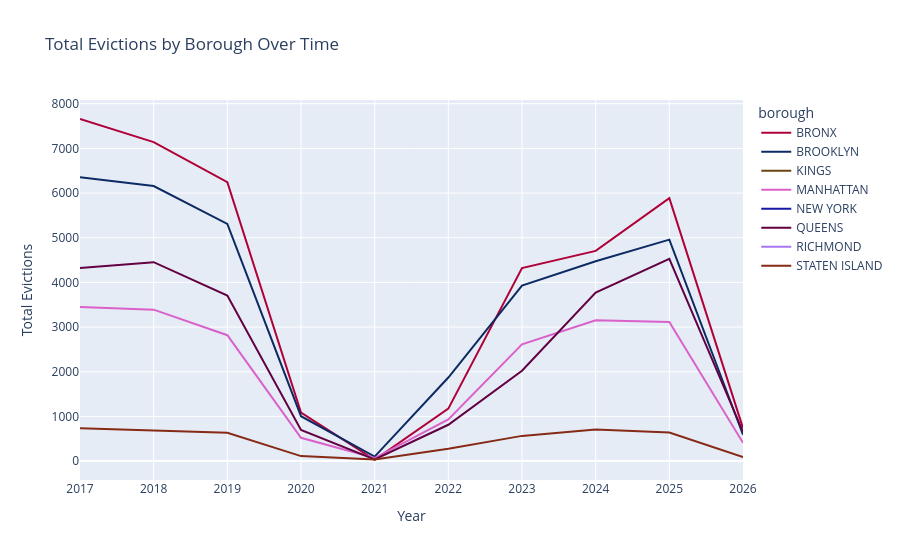

Notebook code cell kept with this figure:
### Markdown cell above
## Eviction By Borough By Year

### Code cell
fig2 = px.line(
    evictions_by_borough_year,
    x="year",
    y="total_evictions",
    color="borough",
    title="Total Evictions by Borough Over Time",
    labels={"total_evictions": "Total Evictions", "year": "Year"},
    color_discrete_sequence=px.colors.qualitative.Dark24_r,
)

fig2.show()

### Figure 1 — Plotly figure (JSON) as saved in the notebook; plotly's stock layout.template omitted (floating-point values rounded to 4 significant figures)
{"data": [{"hovertemplate": "borough=BRONX<br>Year=%{x}<br>Total Evictions=%{y}<extra></extra>", "legendgroup": "BRONX", "line": {"color": "#AF0038", "dash": "solid"}, "marker": {"symbol": "circle"}, "mode": "lines", "name": "BRONX", "orientation": "v", "showlegend": true, "type": "scatter", "x": [2017, 2018, 2019, 2020, 2021, 2022, 2023, 2024, 2025, 2026], "xaxis": "x", "y": [7658, 7140, 6244, 1088, 29, 1175, 4320, 4705, 5885, 739], "yaxis": "y"}, {"hovertemplate": "borough=BROOKLYN<br>Year=%{x}<br>Total Evictions=%{y}<extra></extra>", "legendgroup": "BROOKLYN", "line": {"color": "#0D2A63", "dash": "solid"}, "marker": {"symbol": "circle"}, "mode": "lines", "name": "BROOKLYN", "orientation": "v", "showlegend": true, "type": "scatter", "x": [2017, 2018, 2019, 2020, 2021, 2022, 2023, 2024, 2025, 2026], "xaxis": "x", "y": [6355, 6157, 5310, 1005, 100, 1871, 3927, 4475, 4958, 590], "yaxis": "y"}, {"hovertemplate": "borough=KINGS<br>Year=%{x}<br>Total Evictions=%{y}<extra></extra>", "legendgroup": "KINGS", "line": {"color": "#6C4516", "dash": "solid"}, "marker": {"symbol": "circle"}, "mode": "lines", "name": "KINGS", "orientation": "v", "showlegend": true, "type": "scatter", "x": [2026], "xaxis": "x", "y": [43], "yaxis": "y"}, {"hovertemplate": "borough=MANHATTAN<br>Year=%{x}<br>Total Evictions=%{y}<extra></extra>", "legendgroup": "MANHATTAN", "line": {"color": "#DA60CA", "dash": "solid"}, "marker": {"symbol": "circle"}, "mode": "lines", "name": "MANHATTAN", "orientation": "v", "showlegend": true, "type": "scatter", "x": [2017, 2018, 2019, 2020, 2021, 2022, 2023, 2024, 2025, 2026], "xaxis": "x", "y": [3450, 3390, 2818, 521, 68, 934, 2614, 3153, 3115, 409], "yaxis": "y"}, {"hovertemplate": "borough=NEW YORK<br>Year=%{x}<br>Total Evictions=%{y}<extra></extra>", "legendgroup": "NEW YORK", "line": {"color": "#1616A7", "dash": "solid"}, "marker": {"symbol": "circle"}, "mode": "lines", "name": "NEW YORK", "orientation": "v", "showlegend": true, "type": "scatter", "x": [2026], "xaxis": "x", "y": [27], "yaxis": "y"}, {"hovertemplate": "borough=QUEENS<br>Year=%{x}<br>Total Evictions=%{y}<extra></extra>", "legendgroup": "QUEENS", "line": {"color": "#620042", "dash": "solid"}, "marker": {"symbol": "circle"}, "mode": "lines", "name": "QUEENS", "orientation": "v", "showlegend": true, "type": "scatter", "x": [2017, 2018, 2019, 2020, 2021, 2022, 2023, 2024, 2025, 2026], "xaxis": "x", "y": [4325, 4452, 3705, 696, 36, 813, 2022, 3773, 4525, 652], "yaxis": "y"}, {"hovertemplate": "borough=RICHMOND<br>Year=%{x}<br>Total Evictions=%{y}<extra></extra>", "legendgroup": "RICHMOND", "line": {"color": "#A777F1", "dash": "solid"}, "marker": {"symbol": "circle"}, "mode": "lines", "name": "RICHMOND", "orientation": "v", "showlegend": true, "type": "scatter", "x": [2026], "xaxis": "x", "y": [2], "yaxis": "y"}, {"hovertemplate": "borough=STATEN ISLAND<br>Year=%{x}<br>Total Evictions=%{y}<extra></extra>", "legendgroup": "STATEN ISLAND", "line": {"color": "#862A16", "dash": "solid"}, "marker": {"symbol": "circle"}, "mode": "lines", "name": "STATEN ISLAND", "orientation": "v", "showlegend": true, "type": "scatter", "x": [2017, 2018, 2019, 2020, 2021, 2022, 2023, 2024, 2025, 2026], "xaxis": "x", "y": [734, 691, 636, 112, 35, 274, 564, 706, 640, 88], "yaxis": "y"}], "layout": {"legend": {"title": {"text": "borough"}, "tracegroupgap": 0}, "title": {"text": "Total Evictions by Borough Over Time"}, "xaxis": {"anchor": "y", "domain": [0, 1], "title": {"text": "Year"}}, "yaxis": {"anchor": "x", "domain": [0, 1], "title": {"text": "Total Evictions"}}}}
